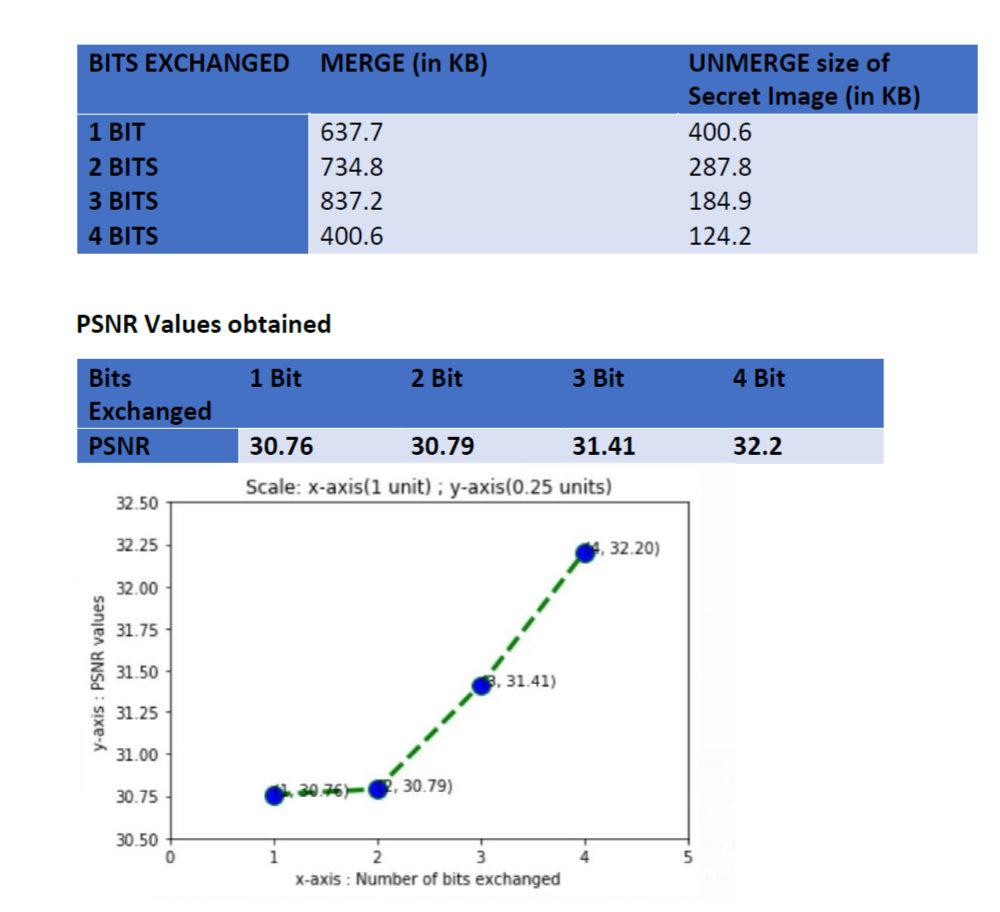
#> input picture analysis.png, 1000 x 912 px, given in place of s1.png, which was not available
$ python psnr.py
#> lines starting #> are read from the running program, lines starting #| are printed output that depends on the picture; pictures that were not available may be replaced by others from this repository, and a replacement may not be noted
import math
import cv2
import csv


def read_png(image_name):
	return cv2.imread(image_name+'.png')
#> returned value is the input picture: shape (912, 1000, 3); mean B, G, R 236.9, 221.5, 213.2

def calculate_psnr(n):
	s = read_png('/home/debalay/Desktop/osproject/source/s'+n)
	r = read_png('/home/debalay/Desktop/osproject/recovery/rs'+n)
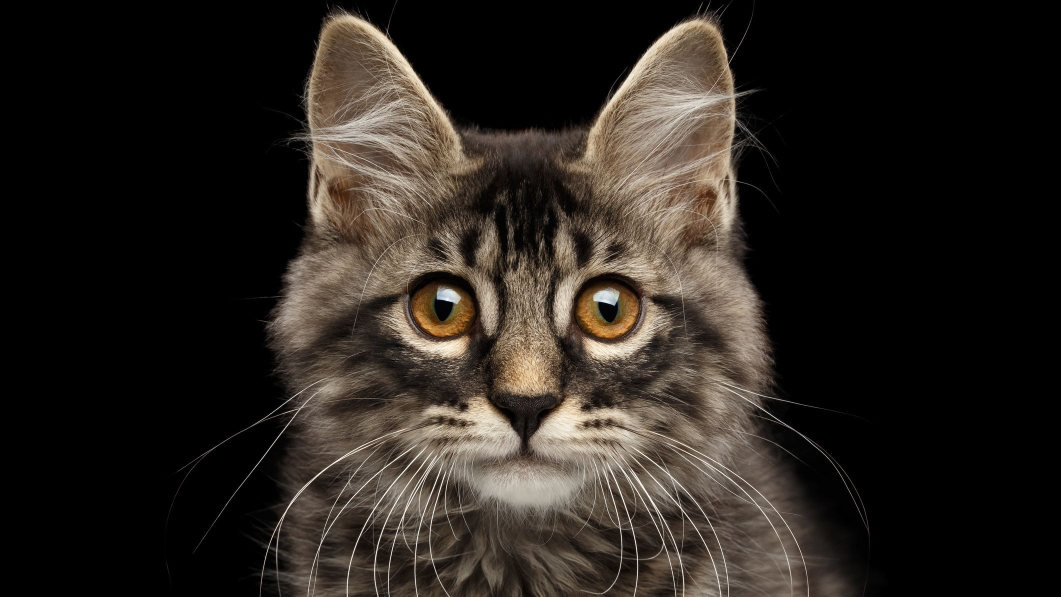
#> input picture img1.png, 2121 x 1193 px, given in place of rs1.png, which was not available (shown at 1/2 size)
#> in read_png, returned value is the input picture: shape (1193, 2121, 3); mean B, G, R 30.8, 36.2, 41.9

	height, width, channel = s.shape
#> height = 912; width = 1000; channel = 3
	size = height*width
#> size = 912000

	sb,sg,sr = cv2.split(s)
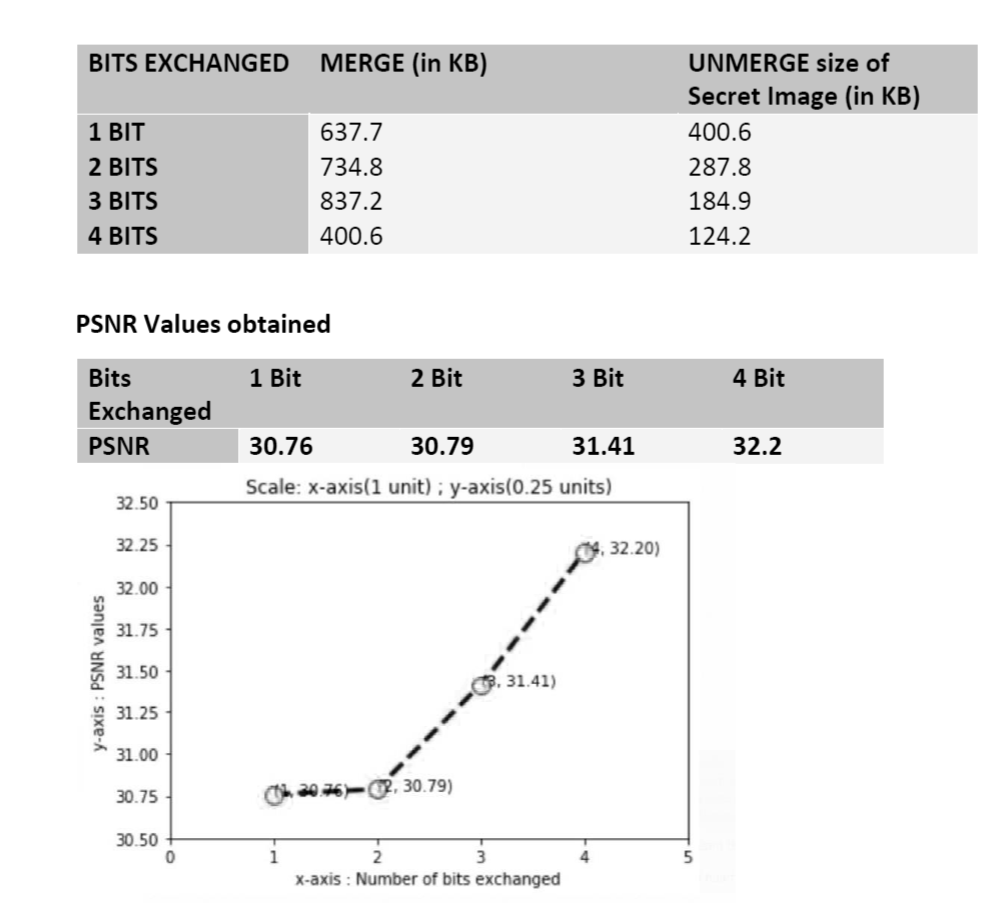
#> sb: shape (912, 1000); min 0, max 255, mean 236.9
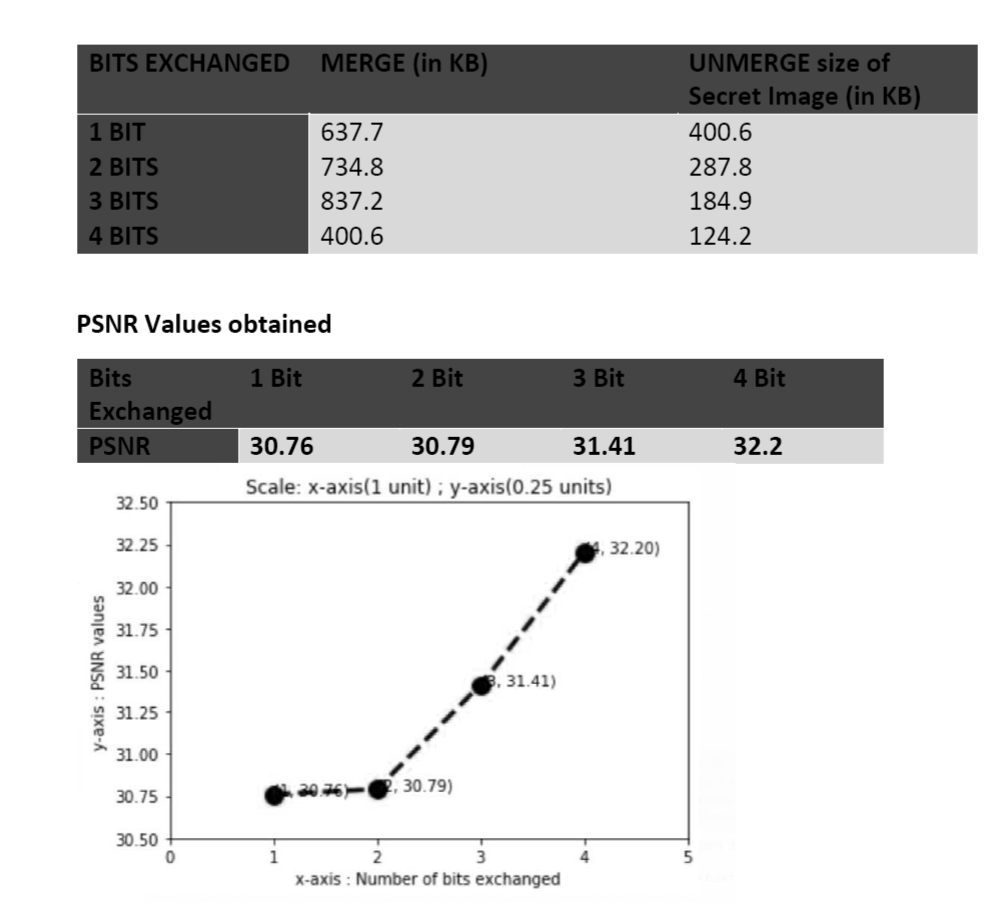
#> sr: shape (912, 1000); min 0, max 255, mean 213.2
	rb,rg,rr = cv2.split(r)
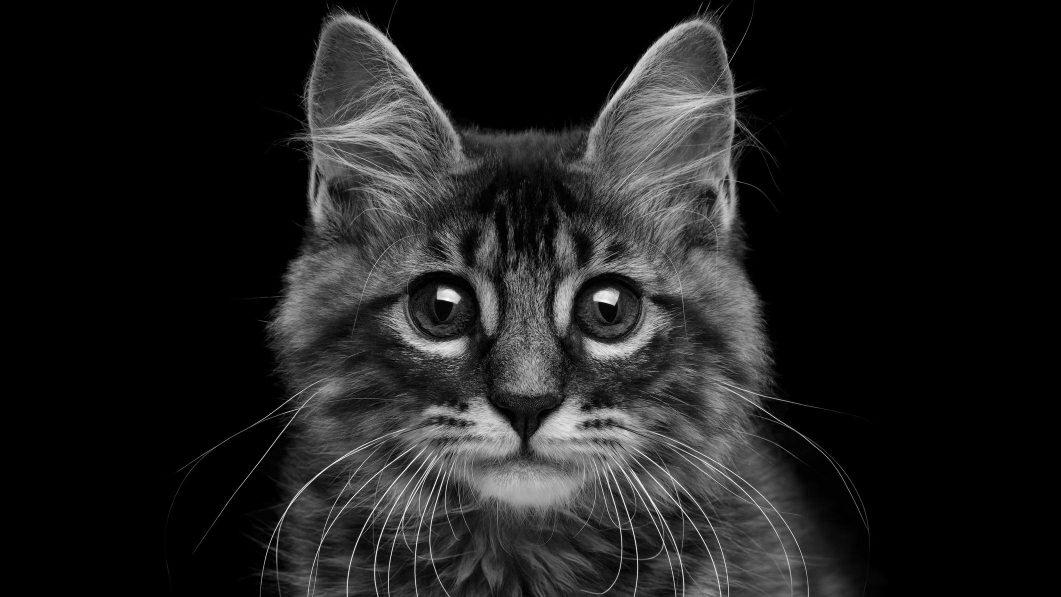
#> rb: shape (1193, 2121) (shown at 1/2 size); min 0, max 255, mean 30.8
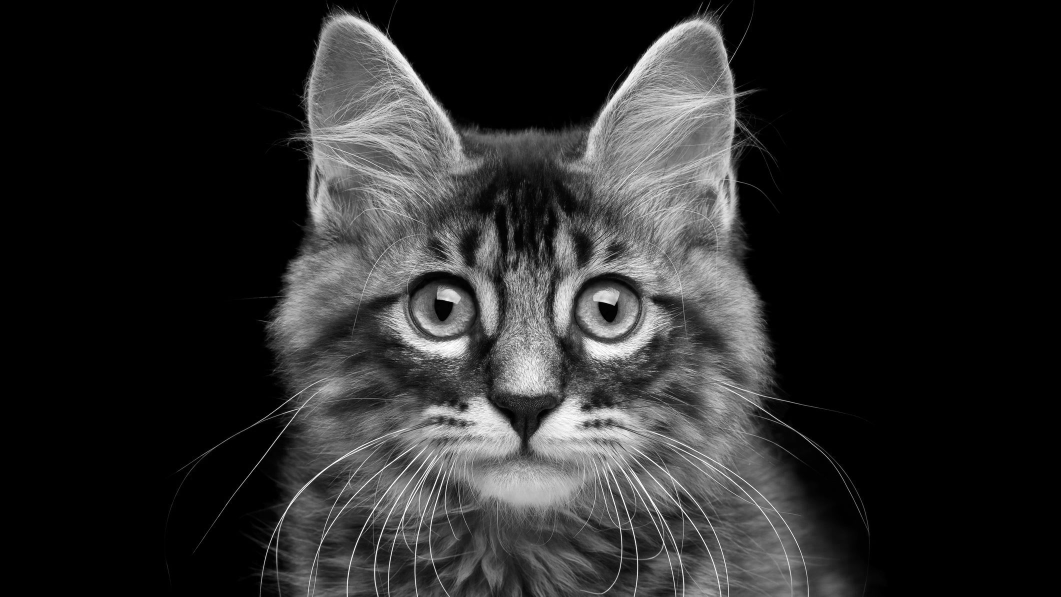
#> rr: shape (1193, 2121) (shown at 1/2 size); min 0, max 255, mean 41.9

#> (the run stopped early here; a loop or call above may not have finished)
